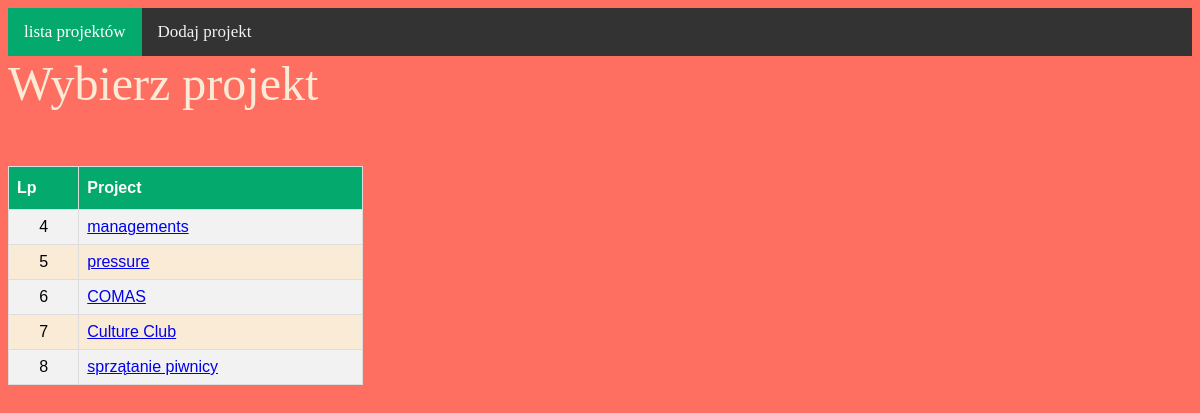
Before: / with the older database file.
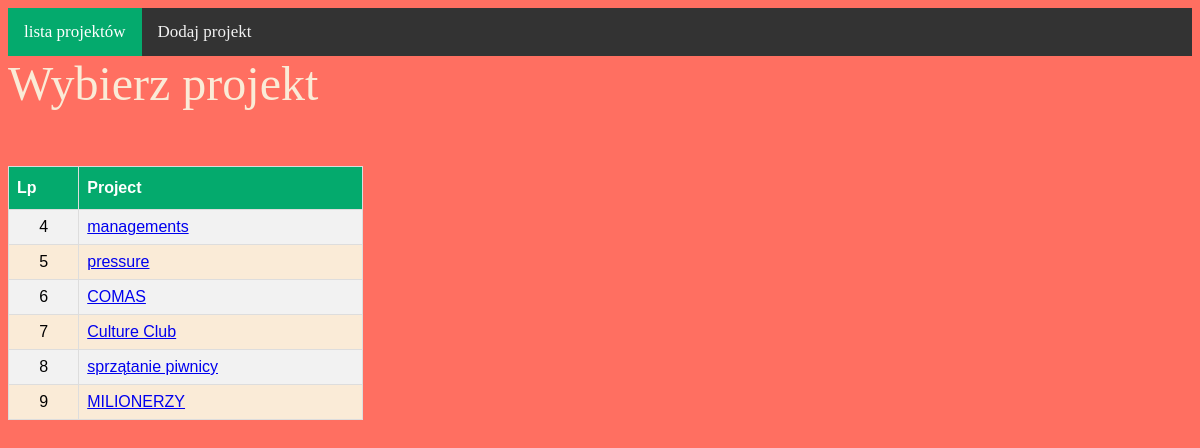
After: the same page with the newer database file.
### task/models.py (models this page shows, shortened)
class Projects(models.Model):
    project = models.CharField(max_length=255, blank=True, unique=True)
    created = models.DateTimeField(auto_now_add=True)

### main/views.py (the view)
# urls.py: path('', start, name="start"),
def start(request):
    projects = Projects.objects.all()
    return render(request, "main/strona_startowa.html", {"projects": projects})

### main/templates/main/strona_startowa.html (shortened to what this page needs)
{% extends 'base.html'%}
{% load static %}
{% block content %}
<div class="topnav">
  <a class="active" href="{% url 'main:start' %}">lista projektów</a>
  <a href="{% url 'main:add_projekt' %}">Dodaj projekt</a>
</div>
<div>
Wybierz projekt
  <br><br>
</div>
<table id="customers">
  <tr>
    <th class="lp">Lp</th>
    <th>Project</th>
  </tr>
  {% for projekt in projects %}
  <tr>
    <td class="lp">{{ projekt.id}}</td>
    <td><a href="{%  url 'main:zadania' projekt.id %}">{{ projekt.project }}</a></td>
  </tr>
  {% endfor %}
</table>
{% endblock %}

Changed rows visible on the page:
added Projects: id "9", project "MILIONERZY"
